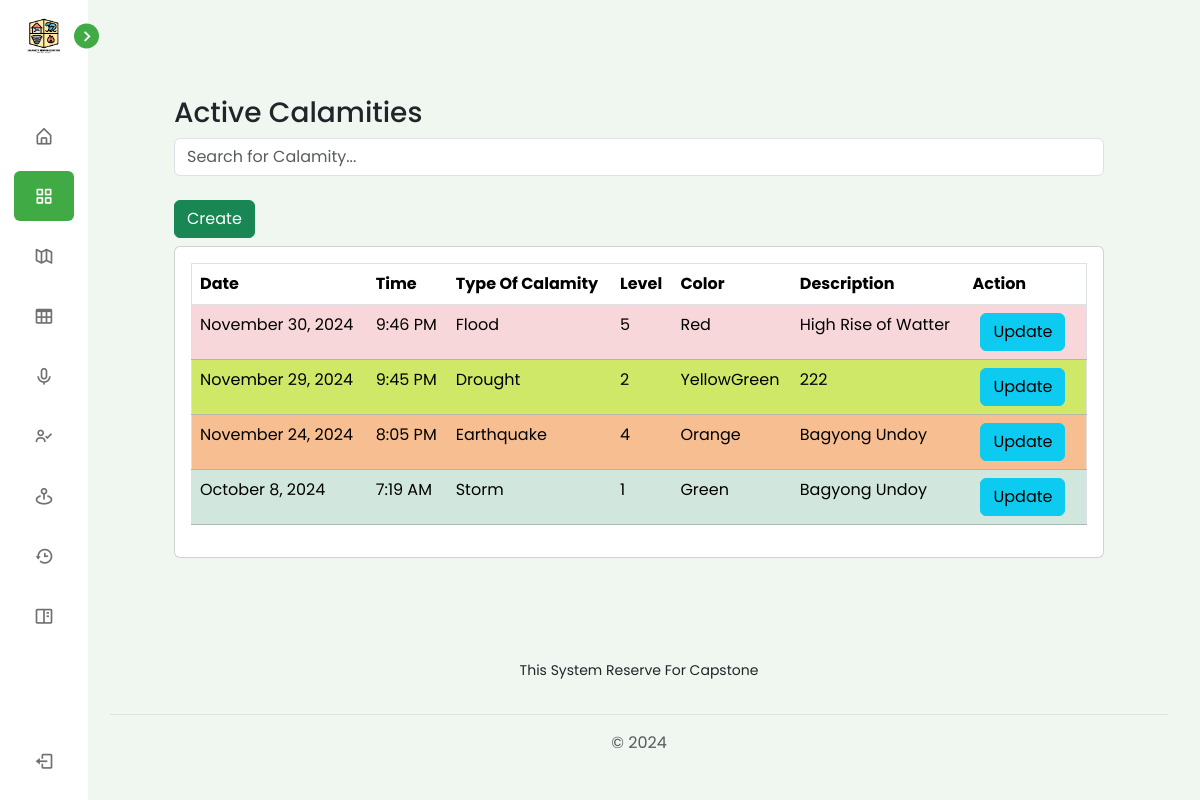
/view/pages/admin/calamity.php (signed in), run on an earlier commit of the app's database.
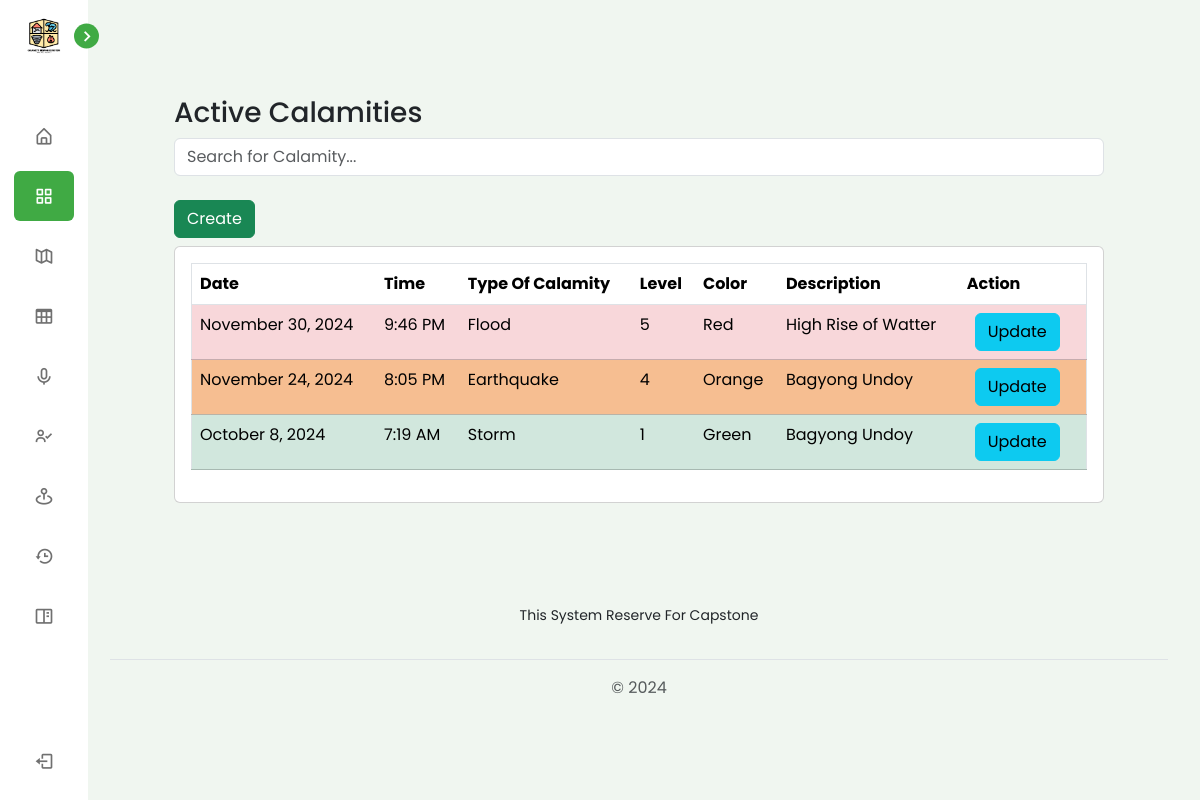
And on a later commit of the database.
### tables this page shows
CREATE TABLE `tbl_calamity` (
  `id` int(11) NOT NULL,
  `calamity_id` varchar(255) NOT NULL,
  `calamity_type_id` varchar(255) NOT NULL,
  `calamity_status_id` varchar(255) NOT NULL,
  `calamity_description` varchar(255) NOT NULL,
  `calamity_active` tinyint(1) NOT NULL,
  `calamity_date` date NOT NULL,
  `calamity_time` time NOT NULL
);

CREATE TABLE `tbl_type_of_calamity` (
  `id` int(11) NOT NULL,
  `type_calamity_id` varchar(255) NOT NULL,
  `type_calamity_type` varchar(255) NOT NULL,
  `type_calamity_description` varchar(255) NOT NULL
);

CREATE TABLE `tbl_calamity_status` (
  `id` int(11) NOT NULL,
  `status_id` varchar(255) NOT NULL,
  `status_level` varchar(255) NOT NULL,
  `status_color` varchar(255) NOT NULL,
  `status_description` varchar(255) NOT NULL
);

### connection/connection.php (called while the page is built, shortened)
<?php
class config {
    public function __construct(){
        $dsn = "mysql:host=".H.";dbname=".DB;
        $username = U;
        $password = P;
        try {
            $this->pdo = new PDO($dsn, $username, $password);
        } catch (PDOException $e) {
            die("Connection failed: " . $e->getMessage());
        }
    }
}
?>

### controller/CalamityController.php (called while the page is built, shortened)
<?php
require_once('../../../services/CalamityServices.php');
$calamityService = new CalamityServices();
?>

### services/CalamityServices.php (called while the page is built, shortened)
<?php
require_once("../../../connection/connection.php");
class CalamityServices extends config {
    public function getActiveCalamity() {
        try {
            $query = "SELECT
                            c.id,
                            c.calamity_active,
                            c.calamity_date,
                            c.calamity_time,
                            c.calamity_description,
                            cs.status_id,
                            cs.status_level,
                            cs.status_color,
                            cs.status_description,
                            tc.type_calamity_id,
                            tc.type_calamity_type,
                            tc.type_calamity_description
                        FROM
                            tbl_calamity c
                        JOIN
                            tbl_calamity_status cs
                            ON c.calamity_status_id = cs.status_id
                        JOIN
                            tbl_type_of_calamity tc
                            ON c.calamity_type_id = tc.type_calamity_id
                        WHERE
                            c.calamity_active = 1
                        ORDER BY
                            c.calamity_date DESC
                        ";
            $stmt = $this->pdo->prepare($query);
            $stmt->execute();
            $calamities =  $stmt->fetchAll(PDO::FETCH_ASSOC);
            return  $calamities;
        } catch (PDOException $e) {
            echo "Error: " . $e->getMessage();
        }
    }
}
?>

### view/pages/admin/calamity.php (the view, shortened to what the rows shown need)
<?php
require_once('../../../controller/CalamityController.php');
$activeCalamities = $calamityService->getActiveCalamity();
?>
<?php require_once('../../components/header.php')?>
<div class="p-0 p-md-5">
    <div class="p-4">
        <div class="table-responsive card p-3">
            <table border="1" class="table p-3" id="pestData">
                <thead>
                    <tr>
                        <th>Date</th>
                        <th>Time</th>
                        <th>Type Of Calamity</th>
                        <th>Level</th>
                        <th>Color</th>
                        <th>Description</th>
                        <th>Action</th>
                    </tr>
                </thead>
                <tbody>
                    <?php if (!empty($activeCalamities)): ?>
                        <?php foreach ($activeCalamities  as $calamity): ?>
                            <tr class="
                            <?php
                                if($calamity['status_color'] == 'Green') {
                                    echo "table-success";
                                }else if($calamity['status_color'] == 'YellowGreen') {
                                    echo "table-yellowgreen";
                                }else if($calamity['status_color'] == 'Yellow') {
                                    echo "table-warning";
                                }else if($calamity['status_color'] == 'Orange') {
                                    echo "table-orange";
                                }else if($calamity['status_color'] == 'Red') {
                                    echo "table-danger";
                                }
                            ?>
                           ">
                                <td><?php
                                    $date = new DateTime($calamity['calamity_date']);
                                    echo $date->format('F j, Y');
                                ?></td>
                                <td><?php
                                    $time = new DateTime($calamity['calamity_time']);
                                    echo $time->format('g:i A');
                                ?></td>
                                <td><?php echo htmlspecialchars($calamity['type_calamity_type']); ?></td>
                                <td><?php echo htmlspecialchars($calamity['status_level']); ?></td>
                                <td><?php echo htmlspecialchars($calamity['status_color']); ?></td>
                                <td><?php echo htmlspecialchars($calamity['calamity_description']); ?></td>
                                <td>
                                    <button type="button" class="btn btn-info mx-0 mx-md-2 my-1 my-md-0"
                                            data-bs-toggle="modal"
                                            data-bs-target="#calamityModal"
                                            data-bs-id="<?php echo htmlspecialchars($calamity['id']); ?>"
                                            data-bs-calamity_date="<?php echo htmlspecialchars($calamity['calamity_date']); ?>"
                                            data-bs-calamity_description="<?php echo htmlspecialchars($calamity['calamity_description']); ?>"
                                            data-bs-calamity_time="<?php echo htmlspecialchars($calamity['calamity_time']); ?>"
                                            data-bs-type_calamity_type="<?php echo htmlspecialchars($calamity['type_calamity_id']); ?>"
                                            data-bs-status_level="<?php echo htmlspecialchars($calamity['status_id']); ?>"
                                            data-bs-calamity_active="<?php echo htmlspecialchars($calamity['calamity_active']); ?>"
                                            data-bs-action="update">
                                        Update
                                    </button>
                                </td>
                            </tr>
                        <?php endforeach; ?>
                    <?php else: ?>
                        <tr>
                            <td colspan="6" class="text-center">No records found.</td>
                        </tr>
                    <?php endif; ?>
                </tbody>
            </table>
        </div>
    </div>
</div>
<?php require_once('../../components/footer.php')?>

What changed in the data, as far as the page shows it:
no longer on this page (row edited): tbl_calamity: calamity_date "November 29, 2024", calamity_time "9:45 PM", tbl_type_of_calamity.type_calamity_type "Drought", tbl_calamity_status.status_level "2", tbl_calamity_status.status_color "YellowGreen", calamity_description "222"
